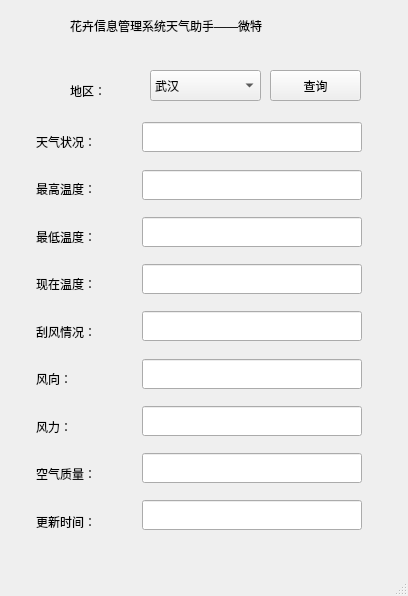
<?xml version="1.0" encoding="UTF-8"?>
<ui version="4.0">
 <class>WhetherWindow</class>
 <widget class="QMainWindow" name="WhetherWindow">
  <property name="geometry">
   <rect>
    <x>0</x>
    <y>0</y>
    <width>408</width>
    <height>596</height>
   </rect>
  </property>
  <property name="windowTitle">
   <string>WhetherWindow</string>
  </property>
  <property name="windowIcon">
   <iconset resource="main.qrc">
    <normaloff>:/image/_displayLogo.png</normaloff>:/image/_displayLogo.png</iconset>
  </property>
  <widget class="QWidget" name="centralwidget">
   <widget class="QLineEdit" name="updateTime">
    <property name="geometry">
     <rect>
      <x>142</x>
      <y>500</y>
      <width>220</width>
      <height>30</height>
     </rect>
    </property>
    <property name="text">
     <string/>
    </property>
   </widget>
   <widget class="QLineEdit" name="airCondition">
    <property name="geometry">
     <rect>
      <x>142</x>
      <y>453</y>
      <width>220</width>
      <height>30</height>
     </rect>
    </property>
    <property name="minimumSize">
     <size>
      <width>0</width>
      <height>30</height>
     </size>
    </property>
    <property name="text">
     <string/>
    </property>
   </widget>
   <widget class="QLineEdit" name="highestTemp">
    <property name="geometry">
     <rect>
      <x>142</x>
      <y>170</y>
      <width>220</width>
      <height>30</height>
     </rect>
    </property>
    <property name="minimumSize">
     <size>
      <width>0</width>
      <height>30</height>
     </size>
    </property>
   </widget>
   <widget class="QLineEdit" name="whether">
    <property name="geometry">
     <rect>
      <x>142</x>
      <y>122</y>
      <width>220</width>
      <height>30</height>
     </rect>
    </property>
    <property name="minimumSize">
     <size>
      <width>0</width>
      <height>30</height>
     </size>
    </property>
   </widget>
   <widget class="QLineEdit" name="windPower">
    <property name="geometry">
     <rect>
      <x>142</x>
      <y>406</y>
      <width>220</width>
      <height>30</height>
     </rect>
    </property>
    <property name="minimumSize">
     <size>
      <width>0</width>
      <height>30</height>
     </size>
    </property>
    <property name="text">
     <string/>
    </property>
   </widget>
   <widget class="QLineEdit" name="winds">
    <property name="geometry">
     <rect>
      <x>142</x>
      <y>311</y>
      <width>220</width>
      <height>30</height>
     </rect>
    </property>
    <property name="minimumSize">
     <size>
      <width>0</width>
      <height>30</height>
     </size>
    </property>
   </widget>
   <widget class="QLineEdit" name="windVector">
    <property name="geometry">
     <rect>
      <x>142</x>
      <y>359</y>
      <width>220</width>
      <height>30</height>
     </rect>
    </property>
    <property name="minimumSize">
     <size>
      <width>0</width>
      <height>30</height>
     </size>
    </property>
   </widget>
   <widget class="QLabel" name="label_Title">
    <property name="geometry">
     <rect>
      <x>70</x>
      <y>10</y>
      <width>301</width>
      <height>31</height>
     </rect>
    </property>
    <property name="text">
     <string>花卉信息管理系统天气助手——微特</string>
    </property>
   </widget>
   <widget class="QLabel" name="label_Area">
    <property name="geometry">
     <rect>
      <x>70</x>
      <y>80</y>
      <width>51</width>
      <height>21</height>
     </rect>
    </property>
    <property name="text">
     <string>地区：</string>
    </property>
   </widget>
   <widget class="QWidget" name="layoutWidget">
    <property name="geometry">
     <rect>
      <x>36</x>
      <y>121</y>
      <width>101</width>
      <height>421</height>
     </rect>
    </property>
    <layout class="QVBoxLayout" name="verticalLayout">
     <item>
      <widget class="QLabel" name="label_Weather">
       <property name="text">
        <string>天气状况：</string>
       </property>
      </widget>
     </item>
     <item>
      <widget class="QLabel" name="label_HighestTemp">
       <property name="text">
        <string>最高温度：</string>
       </property>
      </widget>
     </item>
     <item>
      <widget class="QLabel" name="label_LowestTemp">
       <property name="text">
        <string>最低温度：</string>
       </property>
      </widget>
     </item>
     <item>
      <widget class="QLabel" name="label_CurrentTemp">
       <property name="text">
        <string>现在温度：</string>
       </property>
      </widget>
     </item>
     <item>
      <widget class="QLabel" name="label_Winds">
       <property name="text">
        <string>刮风情况：</string>
       </property>
      </widget>
     </item>
     <item>
      <widget class="QLabel" name="label_WindVector">
       <property name="text">
        <string>风向：</string>
       </property>
      </widget>
     </item>
     <item>
      <widget class="QLabel" name="label_WindPower">
       <property name="text">
        <string>风力：</string>
       </property>
      </widget>
     </item>
     <item>
      <widget class="QLabel" name="label_AirCondition">
       <property name="text">
        <string>空气质量：</string>
       </property>
      </widget>
     </item>
     <item>
      <widget class="QLabel" name="label_UpdateTime">
       <property name="text">
        <string>更新时间：</string>
       </property>
      </widget>
     </item>
    </layout>
   </widget>
   <widget class="QLineEdit" name="currentTemp">
    <property name="geometry">
     <rect>
      <x>142</x>
      <y>264</y>
      <width>220</width>
      <height>30</height>
     </rect>
    </property>
    <property name="minimumSize">
     <size>
      <width>0</width>
      <height>30</height>
     </size>
    </property>
   </widget>
   <widget class="QLineEdit" name="lowestTemp">
    <property name="geometry">
     <rect>
      <x>142</x>
      <y>217</y>
      <width>220</width>
      <height>30</height>
     </rect>
    </property>
    <property name="minimumSize">
     <size>
      <width>0</width>
      <height>30</height>
     </size>
    </property>
   </widget>
   <widget class="QPushButton" name="queryBtn">
    <property name="geometry">
     <rect>
      <x>270</x>
      <y>70</y>
      <width>91</width>
      <height>31</height>
     </rect>
    </property>
    <property name="text">
     <string>查询</string>
    </property>
   </widget>
   <widget class="QComboBox" name="cityComboBox">
    <property name="geometry">
     <rect>
      <x>150</x>
      <y>70</y>
      <width>111</width>
      <height>31</height>
     </rect>
    </property>
    <item>
     <property name="text">
      <string>武汉</string>
     </property>
    </item>
    <item>
     <property name="text">
      <string>黄冈</string>
     </property>
    </item>
    <item>
     <property name="text">
      <string>荆州</string>
     </property>
    </item>
    <item>
     <property name="text">
      <string>宜昌</string>
     </property>
    </item>
    <item>
     <property name="text">
      <string>恩施</string>
     </property>
    </item>
    <item>
     <property name="text">
      <string>十堰</string>
     </property>
    </item>
    <item>
     <property name="text">
      <string>神农架</string>
     </property>
    </item>
    <item>
     <property name="text">
      <string>随州</string>
     </property>
    </item>
    <item>
     <property name="text">
      <string>荆门</string>
     </property>
    </item>
    <item>
     <property name="text">
      <string>天门</string>
     </property>
    </item>
    <item>
     <property name="text">
      <string>仙桃</string>
     </property>
    </item>
    <item>
     <property name="text">
      <string>潜江</string>
     </property>
    </item>
    <item>
     <property name="text">
      <string>襄阳</string>
     </property>
    </item>
    <item>
     <property name="text">
      <string>鄂州</string>
     </property>
    </item>
    <item>
     <property name="text">
      <string>孝感</string>
     </property>
    </item>
    <item>
     <property name="text">
      <string>黄石</string>
     </property>
    </item>
    <item>
     <property name="text">
      <string>咸宁</string>
     </property>
    </item>
    <item>
     <property name="text">
      <string>北京</string>
     </property>
    </item>
    <item>
     <property name="text">
      <string>上海</string>
     </property>
    </item>
    <item>
     <property name="text">
      <string>天津</string>
     </property>
    </item>
    <item>
     <property name="text">
      <string>重庆</string>
     </property>
    </item>
    <item>
     <property name="text">
      <string>哈尔滨</string>
     </property>
    </item>
    <item>
     <property name="text">
      <string>长春</string>
     </property>
    </item>
    <item>
     <property name="text">
      <string>沈阳</string>
     </property>
    </item>
    <item>
     <property name="text">
      <string>呼和浩特</string>
     </property>
    </item>
    <item>
     <property name="text">
      <string>石家庄</string>
     </property>
    </item>
    <item>
     <property name="text">
      <string>太原</string>
     </property>
    </item>
    <item>
     <property name="text">
      <string>西安</string>
     </property>
    </item>
    <item>
     <property name="text">
      <string>济南</string>
     </property>
    </item>
    <item>
     <property name="text">
      <string>乌鲁木齐</string>
     </property>
    </item>
    <item>
     <property name="text">
      <string>拉萨</string>
     </property>
    </item>
    <item>
     <property name="text">
      <string>西宁</string>
     </property>
    </item>
    <item>
     <property name="text">
      <string>兰州</string>
     </property>
    </item>
    <item>
     <property name="text">
      <string>银川</string>
     </property>
    </item>
    <item>
     <property name="text">
      <string>郑州</string>
     </property>
    </item>
    <item>
     <property name="text">
      <string>南京</string>
     </property>
    </item>
    <item>
     <property name="text">
      <string>杭州</string>
     </property>
    </item>
    <item>
     <property name="text">
      <string>合肥</string>
     </property>
    </item>
    <item>
     <property name="text">
      <string>福州</string>
     </property>
    </item>
    <item>
     <property name="text">
      <string>南昌</string>
     </property>
    </item>
    <item>
     <property name="text">
      <string>长沙</string>
     </property>
    </item>
    <item>
     <property name="text">
      <string>贵阳</string>
     </property>
    </item>
    <item>
     <property name="text">
      <string>成都</string>
     </property>
    </item>
    <item>
     <property name="text">
      <string>广州</string>
     </property>
    </item>
    <item>
     <property name="text">
      <string>昆明</string>
     </property>
    </item>
    <item>
     <property name="text">
      <string>南宁</string>
     </property>
    </item>
    <item>
     <property name="text">
      <string>海口</string>
     </property>
    </item>
    <item>
     <property name="text">
      <string>香港</string>
     </property>
    </item>
    <item>
     <property name="text">
      <string>澳门</string>
     </property>
    </item>
    <item>
     <property name="text">
      <string>台北县</string>
     </property>
    </item>
   </widget>
  </widget>
  <widget class="QMenuBar" name="menubar">
   <property name="geometry">
    <rect>
     <x>0</x>
     <y>0</y>
     <width>408</width>
     <height>26</height>
    </rect>
   </property>
  </widget>
  <widget class="QStatusBar" name="statusbar"/>
 </widget>
 <resources>
  <include location="main.qrc"/>
 </resources>
 <connections/>
</ui>
